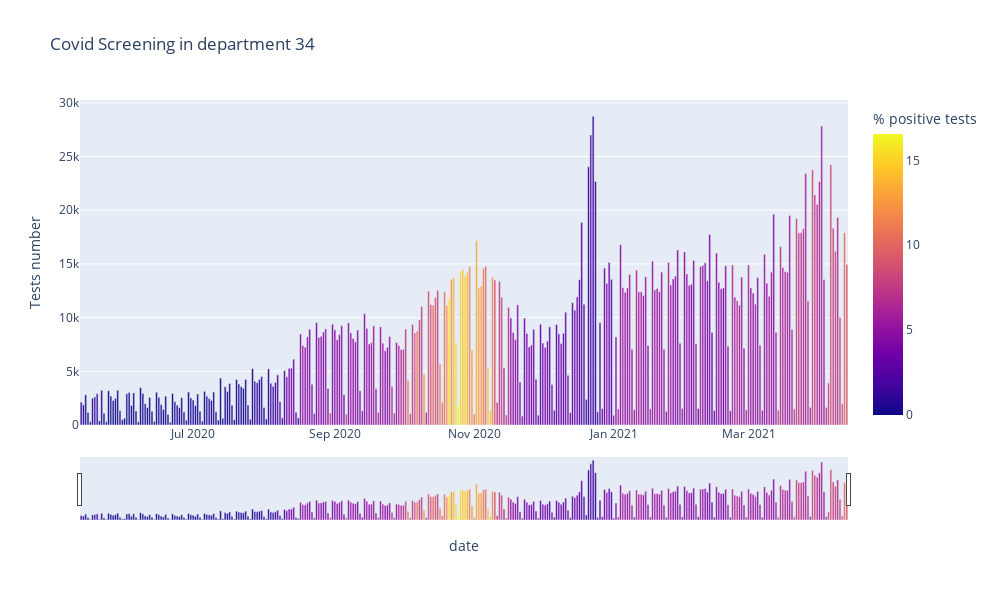

Notebook code cell kept with this figure:
### Markdown cell above
This shows the number of daily screening in the Hérault department (34). The color indicates the percentage of positive tests: the more the color intensifies towards yellow, the higher the percentage.

### Code cell
cvz.daily_test_dep('34', screening_daily)

### Figure 1 — Plotly figure (JSON) as saved in the notebook; plotly's stock layout.template omitted (floating-point values rounded to 4 significant figures; data arrays with more than 128 entries replaced by an {"elided": "..."} marker saying what was removed)
{"data": [{"alignmentgroup": "True", "hovertemplate": "date=%{x}<br>Tests number=%{y}<br>% positive tests=%{marker.color}<extra></extra>", "legendgroup": "", "marker": {"color": {"elided": "336 float values"}, "coloraxis": "coloraxis"}, "name": "", "offsetgroup": "", "orientation": "v", "showlegend": false, "textposition": "auto", "type": "bar", "x": {"elided": "336 str values"}, "xaxis": "x", "y": {"elided": "336 int values"}, "yaxis": "y"}], "layout": {"barmode": "relative", "coloraxis": {"colorbar": {"title": {"text": "% positive tests"}}, "colorscale": [[0, "#0d0887"], [0.1111, "#46039f"], [0.2222, "#7201a8"], [0.3333, "#9c179e"], [0.4444, "#bd3786"], [0.5556, "#d8576b"], [0.6667, "#ed7953"], [0.7778, "#fb9f3a"], [0.8889, "#fdca26"], [1, "#f0f921"]]}, "height": 600, "legend": {"tracegroupgap": 0}, "title": {"text": "Covid Screening in department 34"}, "width": 1000, "xaxis": {"anchor": "y", "domain": [0, 1], "rangeslider": {"visible": true}, "title": {"text": "date"}}, "yaxis": {"anchor": "x", "domain": [0, 1], "title": {"text": "Tests number"}}}}
